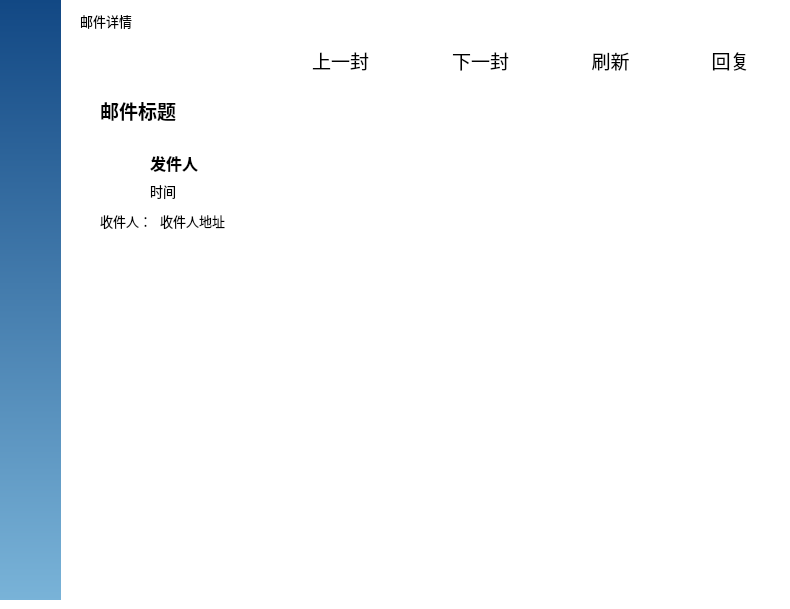
   <widget class="QWidget" name="readLetter">
    <property name="styleSheet">
     <string notr="true">background-color: rgb(255, 255, 255);</string>
    </property>
    <widget class="QLabel" name="label_23">
     <property name="geometry">
      <rect>
       <x>0</x>
       <y>0</y>
       <width>61</width>
       <height>600</height>
      </rect>
     </property>
     <property name="styleSheet">
      <string notr="true">background-color: qlineargradient(spread:pad, x1:0, y1:0, x2:0, y2:1, stop:0 rgba(18, 72, 132, 255), stop:1 rgba(121, 179, 216, 255));</string>
     </property>
     <property name="text">
      <string/>
     </property>
    </widget>
    <widget class="QLabel" name="label_24">
     <property name="geometry">
      <rect>
       <x>80</x>
       <y>10</y>
       <width>651</width>
       <height>21</height>
      </rect>
     </property>
     <property name="font">
      <font>
       <family>微软雅黑</family>
       <pointsize>10</pointsize>
      </font>
     </property>
     <property name="text">
      <string>邮件详情</string>
     </property>
    </widget>
    <widget class="QLabel" name="ReadTitle">
     <property name="geometry">
      <rect>
       <x>100</x>
       <y>100</y>
       <width>681</width>
       <height>21</height>
      </rect>
     </property>
     <property name="font">
      <font>
       <family>微软雅黑</family>
       <pointsize>14</pointsize>
       <weight>75</weight>
       <bold>true</bold>
      </font>
     </property>
     <property name="text">
      <string>邮件标题</string>
     </property>
    </widget>
    <widget class="QPushButton" name="logo_2">
     <property name="enabled">
      <bool>false</bool>
     </property>
     <property name="geometry">
      <rect>
       <x>100</x>
       <y>150</y>
       <width>41</width>
       <height>41</height>
      </rect>
     </property>
     <property name="styleSheet">
      <string notr="true">border:none;
border-image: url(:/new/prefix1/image/user.png);</string>
     </property>
     <property name="text">
      <string/>
     </property>
    </widget>
    <widget class="QLabel" name="label_28">
     <property name="geometry">
      <rect>
       <x>100</x>
       <y>210</y>
       <width>51</width>
       <height>22</height>
      </rect>
     </property>
     <property name="font">
      <font>
       <family>微软雅黑</family>
       <pointsize>10</pointsize>
      </font>
     </property>
     <property name="text">
      <string>收件人：</string>
     </property>
    </widget>
    <widget class="QLabel" name="ReadRecv">
     <property name="geometry">
      <rect>
       <x>160</x>
       <y>210</y>
       <width>551</width>
       <height>22</height>
      </rect>
     </property>
     <property name="font">
      <font>
       <family>微软雅黑</family>
       <pointsize>10</pointsize>
      </font>
     </property>
     <property name="text">
      <string>收件人地址</string>
     </property>
    </widget>
    <widget class="QTextEdit" name="ReadContent">
     <property name="enabled">
      <bool>true</bool>
     </property>
     <property name="geometry">
      <rect>
       <x>100</x>
       <y>250</y>
       <width>681</width>
       <height>331</height>
      </rect>
     </property>
     <property name="font">
      <font>
       <family>微软雅黑</family>
       <pointsize>12</pointsize>
      </font>
     </property>
     <property name="cursor" stdset="0">
      <cursorShape>IBeamCursor</cursorShape>
     </property>
     <property name="styleSheet">
      <string notr="true">
QScrollBar:vertical
{
    width:8px;
    background:rgba(0,0,0,0%);
    margin:0px,0px,0px,0px;
    padding-top:9px;   
    padding-bottom:9px;
}
QScrollBar::handle:vertical
{
    width:8px;
    background:rgba(0,0,0,25%);
    border-radius:4px;   
    min-height:20;
}
QScrollBar::handle:vertical:hover
{
    width:8px;
    background:rgba(0,0,0,50%);   
    border-radius:4px;
    min-height:20;
}
QScrollBar::add-line:vertical  
{
    height:9px;width:8px;
    border-image:url(:/images/a/3.png);
    subcontrol-position:bottom;
}
QScrollBar::sub-line:vertical  
{
    height:9px;width:8px;
    border-image:url(:/images/a/1.png);
    subcontrol-position:top;
}
QScrollBar::add-line:vertical:hover  
{
    height:9px;width:8px;
    border-image:url(:/images/a/4.png);
    subcontrol-position:bottom;
}
QScrollBar::sub-line:vertical:hover  
{
    height:9px;width:8px;
    border-image:url(:/images/a/2.png);
    subcontrol-position:top;
}
QScrollBar::add-page:vertical,QScrollBar::sub-page:vertical   
{
    background:rgba(0,0,0,10%);
    border-radius:4px;
}
QTextEdit{
border:none;
}</string>
     </property>
     <property name="readOnly">
      <bool>true</bool>
     </property>
     <property name="html">
      <string>&lt;!DOCTYPE HTML PUBLIC &quot;-//W3C//DTD HTML 4.0//EN&quot; &quot;http://www.w3.org/TR/REC-html40/strict.dtd&quot;&gt;
&lt;html&gt;&lt;head&gt;&lt;meta name=&quot;qrichtext&quot; content=&quot;1&quot; /&gt;&lt;style type=&quot;text/css&quot;&gt;
p, li { white-space: pre-wrap; }
&lt;/style&gt;&lt;/head&gt;&lt;body style=&quot; font-family:'微软雅黑'; font-size:12pt; font-weight:400; font-style:normal;&quot;&gt;
&lt;p style=&quot;-qt-paragraph-type:empty; margin-top:0px; margin-bottom:0px; margin-left:0px; margin-right:0px; -qt-block-indent:0; text-indent:0px; font-size:9pt;&quot;&gt;&lt;br /&gt;&lt;/p&gt;&lt;/body&gt;&lt;/html&gt;</string>
     </property>
    </widget>
    <widget class="QWidget" name="layoutWidget">
     <property name="geometry">
      <rect>
       <x>150</x>
       <y>150</y>
       <width>631</width>
       <height>54</height>
      </rect>
     </property>
     <layout class="QVBoxLayout" name="verticalLayout_9">
      <property name="spacing">
       <number>2</number>
      </property>
      <item>
       <widget class="QLabel" name="ReadSender">
        <property name="font">
         <font>
          <family>微软雅黑</family>
          <pointsize>12</pointsize>
          <weight>75</weight>
          <bold>true</bold>
         </font>
        </property>
        <property name="text">
         <string>发件人</string>
        </property>
       </widget>
      </item>
      <item>
       <widget class="QLabel" name="ReadTime">
        <property name="font">
         <font>
          <family>微软雅黑</family>
          <pointsize>10</pointsize>
         </font>
        </property>
        <property name="text">
         <string>时间</string>
        </property>
       </widget>
      </item>
     </layout>
    </widget>
    <widget class="QPushButton" name="reply">
     <property name="geometry">
      <rect>
       <x>680</x>
       <y>40</y>
       <width>101</width>
       <height>41</height>
      </rect>
     </property>
     <property name="font">
      <font>
       <family>微软雅黑</family>
       <pointsize>14</pointsize>
      </font>
     </property>
     <property name="styleSheet">
      <string notr="true">QPushButton{
border:none;
}

QPushButton:hover{
	background-color: rgb(243, 243, 243);
}

</string>
     </property>
     <property name="text">
      <string>回复</string>
     </property>
     <property name="iconSize">
      <size>
       <width>24</width>
       <height>24</height>
      </size>
     </property>
    </widget>
    <widget class="QPushButton" name="refresh">
     <property name="geometry">
      <rect>
       <x>560</x>
       <y>40</y>
       <width>101</width>
       <height>41</height>
      </rect>
     </property>
     <property name="font">
      <font>
       <family>微软雅黑</family>
       <pointsize>14</pointsize>
      </font>
     </property>
     <property name="styleSheet">
      <string notr="true">QPushButton{
border:none;
}

QPushButton:hover{
	background-color: rgb(243, 243, 243);
}

</string>
     </property>
     <property name="text">
      <string>刷新</string>
     </property>
     <property name="iconSize">
      <size>
       <width>24</width>
       <height>24</height>
      </size>
     </property>
    </widget>
    <widget class="QPushButton" name="nextLetter">
     <property name="geometry">
      <rect>
       <x>420</x>
       <y>40</y>
       <width>121</width>
       <height>41</height>
      </rect>
     </property>
     <property name="font">
      <font>
       <family>微软雅黑</family>
       <pointsize>14</pointsize>
      </font>
     </property>
     <property name="styleSheet">
      <string notr="true">QPushButton{
border:none;
}

QPushButton:hover{
	background-color: rgb(243, 243, 243);
}

</string>
     </property>
     <property name="text">
      <string>下一封</string>
     </property>
     <property name="iconSize">
      <size>
       <width>24</width>
       <height>24</height>
      </size>
     </property>
    </widget>
    <widget class="QPushButton" name="back">
     <property name="geometry">
      <rect>
       <x>10</x>
       <y>10</y>
       <width>41</width>
       <height>41</height>
      </rect>
     </property>
     <property name="font">
      <font>
       <family>微软雅黑</family>
       <pointsize>14</pointsize>
      </font>
     </property>
     <property name="styleSheet">
      <string notr="true">QPushButton{
border:none;
background:transparent;
}


</string>
     </property>
     <property name="text">
      <string/>
     </property>
     <property name="iconSize">
      <size>
       <width>24</width>
       <height>24</height>
      </size>
     </property>
    </widget>
    <widget class="QPushButton" name="previousLetter">
     <property name="geometry">
      <rect>
       <x>280</x>
       <y>40</y>
       <width>121</width>
       <height>41</height>
      </rect>
     </property>
     <property name="font">
      <font>
       <family>微软雅黑</family>
       <pointsize>14</pointsize>
      </font>
     </property>
     <property name="styleSheet">
      <string notr="true">QPushButton{
border:none;
}

QPushButton:hover{
	background-color: rgb(243, 243, 243);
}

</string>
     </property>
     <property name="text">
      <string>上一封</string>
     </property>
     <property name="iconSize">
      <size>
       <width>24</width>
       <height>24</height>
      </size>
     </property>
    </widget>
   </widget>
